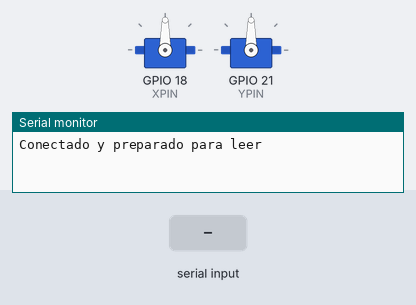
Recording of a program running on a simulated ESP32. On the bench: 2 × servo, the last lines printed to the serial monitor. The inputs (shaded band) are chosen by the test bench. Nothing arrives over Bluetooth unless stated.

Above: at 1.2 s.
1.3 s: "1" received over the second serial link
At 2.3 s:
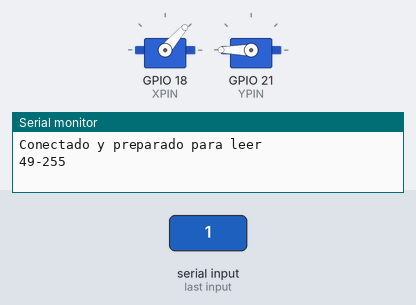
2.9 s: "0" received over the second serial link
At 3.6 s:
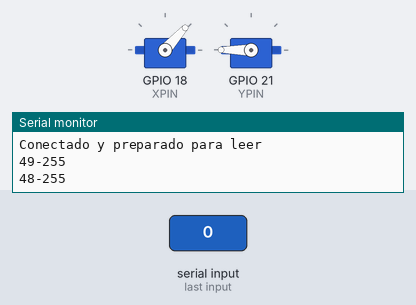
Timing chart, 0 to 5.9 s (numbered marks = the images above; inputs shaded):
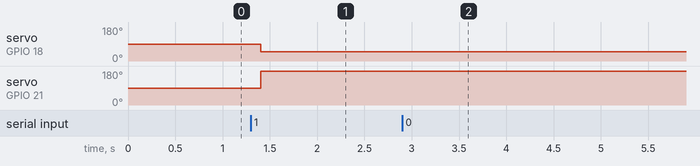

The program:

main.cpp
```cpp
#include <Arduino.h>
#include <BluetoothSerial.h>
#include <ESP32Servo.h>

//Configuración bluetooth

BluetoothSerial SerialBT;

uint8_t incomingX;
uint8_t incomingY;
int posicion;

//Configuración Servos

#define XPIN 18
#define YPIN 21

Servo servoX;
Servo servoY;

void BTConnect(){
  SerialBT.begin("ESP32Servos");
  while(!SerialBT.connected()) {
    Serial.println("Esperando conexión bluetooth...");
    delay(1000);
  }
  Serial.println("Conectado y preparado para leer");

}

void setup() {
  // put your setup code here, to run once:

  Serial.begin(9600);
  BTConnect();
  servoX.attach(XPIN);
  servoY.attach(YPIN);
  servoX.write(90);
  servoY.write(90);

}

void loop() {
  // put your main code here, to run repeatedly:

  if (SerialBT.available())
  {

    incomingX = SerialBT.read();
    servoX.write(incomingX);
    Serial.print(incomingX);
    Serial.print("-");

    incomingY = SerialBT.read();
    servoY.write(incomingY);
    Serial.println(incomingY);

  }

  delay(200);

}
```

Measured:
- after the input at 1.3 s, servo on GPIO 18 (XPIN): 90° → 49° after 0.10 s; servo on GPIO 21 (YPIN): 90° → 180° after 0.10 s
- after the input at 2.9 s, servo on GPIO 18 (XPIN): 49° → 48° after 0.10 s
